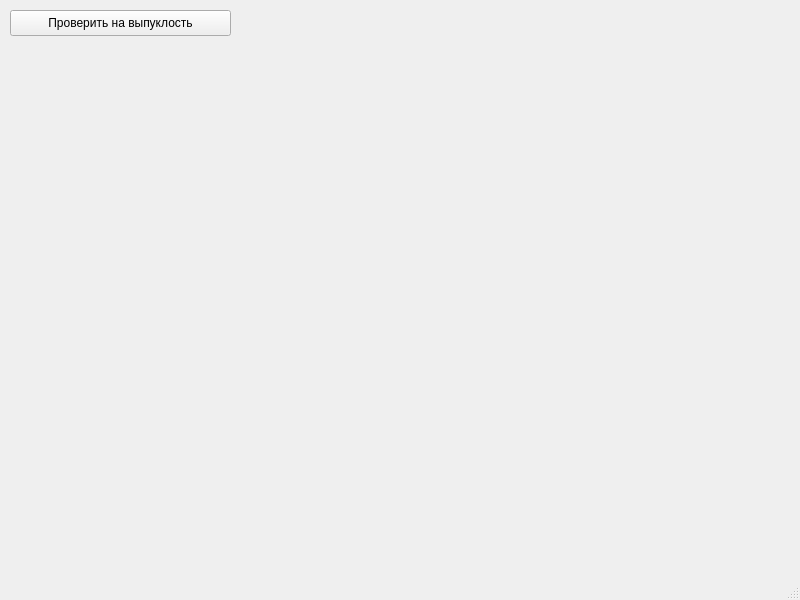
<?xml version="1.0" encoding="UTF-8"?>
<ui version="4.0">
 <class>MainWindow</class>
 <widget class="QMainWindow" name="MainWindow">
  <property name="geometry">
   <rect>
    <x>0</x>
    <y>0</y>
    <width>800</width>
    <height>600</height>
   </rect>
  </property>
  <property name="windowTitle">
   <string>MainWindow</string>
  </property>
  <widget class="QWidget" name="centralwidget">
   <widget class="QPushButton" name="Button1">
    <property name="geometry">
     <rect>
      <x>10</x>
      <y>10</y>
      <width>221</width>
      <height>26</height>
     </rect>
    </property>
    <property name="text">
     <string>Проверить на выпуклость</string>
    </property>
   </widget>
  </widget>
  <widget class="QStatusBar" name="statusbar"/>
 </widget>
 <resources/>
 <connections/>
</ui>
